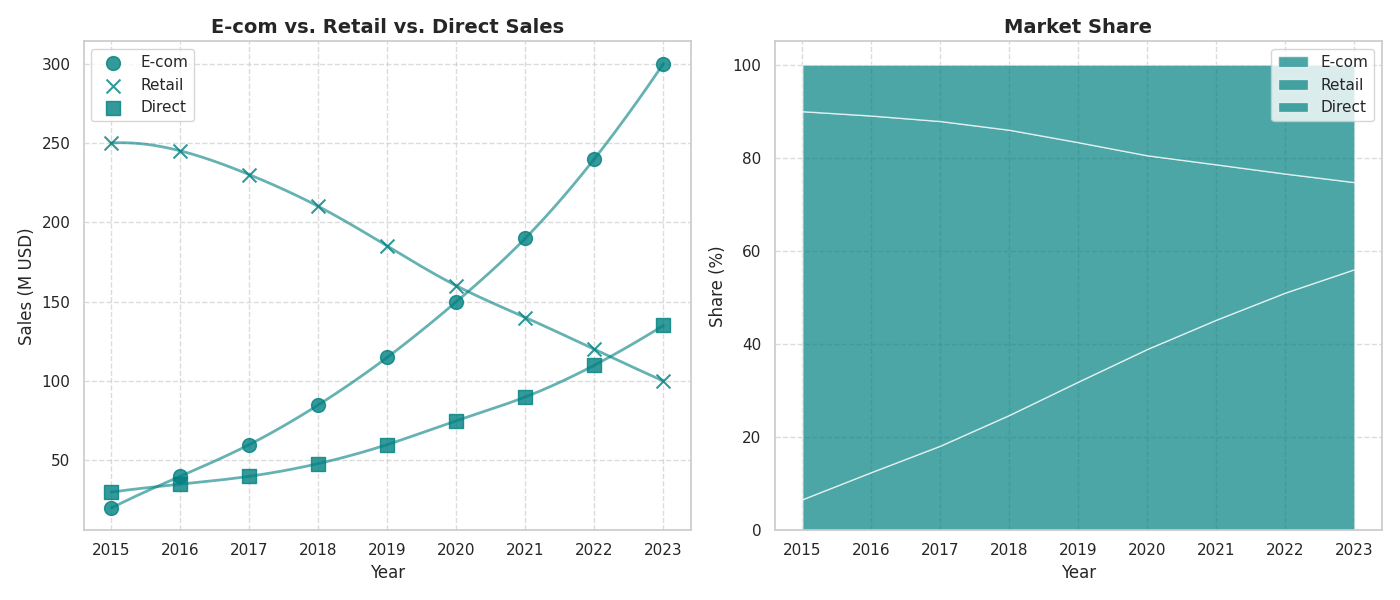

Python code for this plot:
import matplotlib.pyplot as plt
import numpy as np
from scipy.interpolate import make_interp_spline

years = np.array([2015, 2016, 2017, 2018, 2019, 2020, 2021, 2022, 2023])
e_commerce_sales = np.array([20, 40, 60, 85, 115, 150, 190, 240, 300])
retail_sales = np.array([250, 245, 230, 210, 185, 160, 140, 120, 100])
direct_sales = np.array([30, 35, 40, 48, 60, 75, 90, 110, 135])

total_sales = e_commerce_sales + retail_sales + direct_sales
e_commerce_market_share = e_commerce_sales / total_sales * 100
retail_market_share = retail_sales / total_sales * 100
direct_market_share = direct_sales / total_sales * 100

fig, (ax1, ax2) = plt.subplots(1, 2, figsize=(14, 6))

# Use a single color consistently
uniform_color = 'teal'

ax1.scatter(years, e_commerce_sales, color=uniform_color, label='E-com', marker='o', s=100, alpha=0.8)
ax1.scatter(years, retail_sales, color=uniform_color, label='Retail', marker='x', s=100, alpha=0.8)
ax1.scatter(years, direct_sales, color=uniform_color, label='Direct', marker='s', s=100, alpha=0.8)

years_fine = np.linspace(years.min(), years.max(), 300)
e_commerce_spline = make_interp_spline(years, e_commerce_sales)(years_fine)
retail_spline = make_interp_spline(years, retail_sales)(years_fine)
direct_spline = make_interp_spline(years, direct_sales)(years_fine)

ax1.plot(years_fine, e_commerce_spline, color=uniform_color, linestyle='-', linewidth=2, alpha=0.6)
ax1.plot(years_fine, retail_spline, color=uniform_color, linestyle='-', linewidth=2, alpha=0.6)
ax1.plot(years_fine, direct_spline, color=uniform_color, linestyle='-', linewidth=2, alpha=0.6)

ax1.set_title("E-com vs. Retail vs. Direct Sales", fontsize=14, weight='bold')
ax1.set_xlabel("Year", fontsize=12)
ax1.set_ylabel("Sales (M USD)", fontsize=12)
ax1.legend(loc='upper left')
ax1.grid(True, linestyle='--', alpha=0.7)

ax2.stackplot(years, e_commerce_market_share, retail_market_share, direct_market_share,
              labels=['E-com', 'Retail', 'Direct'], colors=[uniform_color]*3, alpha=0.7)
ax2.set_title("Market Share", fontsize=14, weight='bold')
ax2.set_xlabel("Year", fontsize=12)
ax2.set_ylabel("Share (%)", fontsize=12)
ax2.legend(loc='upper right')
ax2.grid(True, linestyle='--', alpha=0.7)

plt.tight_layout()
plt.show()
